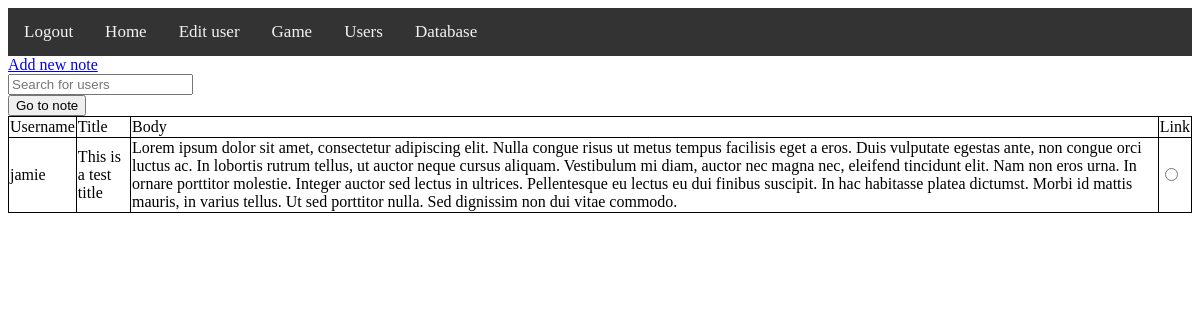
/game/notes/ (signed in), run on an earlier commit of the app's database.
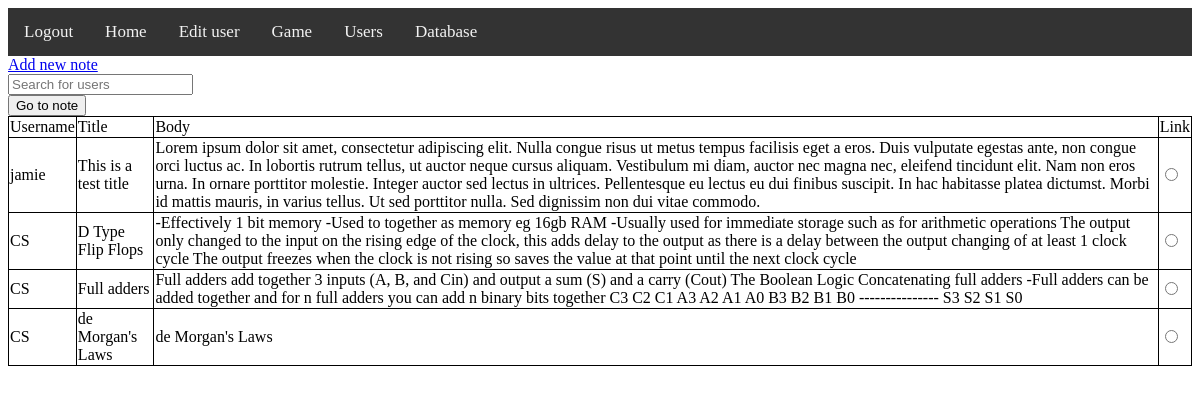
And on a later commit of the database.
### tables this page shows
CREATE TABLE notes (username characters(100),title characters(100),note characters(100),password characters(100));

### challenges/notes.py (the view, shortened to what this page needs)
@notes_bp.route("/view/", methods=["POST","GET"])
@notes_bp.route("/", methods=["POST","GET"])
def home():
    if "username" not in session: #if the user is not logged in
        session["redirect"] = "challenges.notes.home" #set a return adress
        return redirect(url_for("functions.login")) #log them in
    if session["role"] in admin_roles: # if the user is an admin
        return render_template("challenges/notes/home.html", notes=notes_db.read()) # get notes from all users
    return render_template("challenges/notes/home.html", notes=notes_db.select(session["username"],1)) #load the home page

### database_mod.py (called while the page is built)
    def read(self):
        self.c.execute(f"SELECT * FROM {self.table}")
        self.conn.commit()
        self.lines = self.c.fetchall()
        return self.lines

### challenges/templates/challenges/notes/home.html (shortened to what this page needs)
{% extends "base.html" %}
{% block content %}
<a href={{ url_for('challenges.notes.new_note') }}>Add new note</a>
<br>
<input type="text" onkeyup="table_search()" id="search_box" placeholder="Search for users">
<form method="POST" action="#">
<table id="sort_table_id">
<input type="submit" value="Go to note">
<tr>
    <td onclick="sort_alph(0)">Username</td>
    <td onclick="sort_alph(1)">Title</td>
    <td onclick="sort_alph(2)">Body</td>
    <td>Link</td>
</tr>
{% for note in notes %}
<tr>
    <td>{{note[0]}}</td>
    <td>{{note[1]}}</td>
    <td>{{note[2]}}</td>
    <td><input type="radio" value="{{note[0]}}¦|{{note[1]}}" name="picked_note"> </td>
</tr>
{% endfor %}
</table>
{% endblock %}

### templates/base.html (shortened to what this page needs)
<!doctype html>
<html>
<head>
<link rel="stylesheet" href="{{ url_for('static',filename='styles/base.css') }}">
</head>
<body>
    <div class="topnav">
        <a href="/logout">Logout</a>
        <a href="/">Home</a>
        <a href="/user/">Edit user</a>
        <a href="/game/">Game</a>
        <a href="/users/">Users</a>
        <a href="/database/">Database</a>
    </div>
    {% block content %}{% endblock %}
</body>
</html>

### static/styles/base.css (style rules this page uses)
.topnav { background-color: #333; overflow: hidden; }
.topnav { overflow: hidden; background-color: #333; }
.topnav a { float: left; color: #f2f2f2; text-align: center; padding: 14px 16px; text-decoration: none; font-size: 17px; }
table, td, th { border: 1px solid black; }
table { width: 100%; border-collapse: collapse; }

What changed in the data, as far as the page shows it:
added notes: username "CS", title "D Type Flip Flops", note "-Effectively 1 bit memory -Used to together as memory eg 16gb RAM -Usually used for immediate storage such as for arithmetic operations The output only changed to the input on the rising edge of the clock, this adds delay to the output as there is a delay between the output changing of at least 1 clock cycle The output freezes when the clock is not rising so saves the value at that point until the next clock cycle"
added notes: username "CS", title "Full adders", note "Full adders add together 3 inputs (A, B, and Cin) and output a sum (S) and a carry (Cout) The Boolean Logic Concatenating full adders -Full adders can be added together and for n full adders you can add n binary bits together C3 C2 C1 A3 A2 A1 A0 B3 B2 B1 B0 --------------- S3 S2 S1 S0"
added notes: username "CS", title "de Morgan's Laws", note "de Morgan's Laws"
